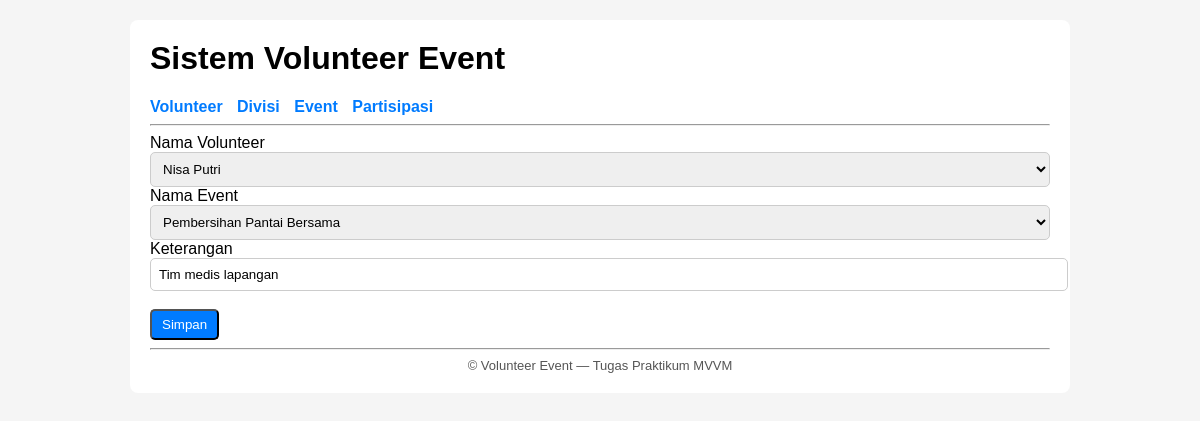
/index.php?entity=partisipasi&action=edit&id=3, run on the app's committed database.
### tables this page shows
CREATE TABLE `partisipasi` (
  `id_partisipasi` int(11) NOT NULL,
  `id_volunteer` int(11) DEFAULT NULL,
  `id_event` int(11) DEFAULT NULL,
  `keterangan` varchar(255) DEFAULT NULL
);

CREATE TABLE `volunteer` (
  `id_volunteer` int(11) NOT NULL,
  `nama` varchar(150) NOT NULL,
  `telepon` varchar(30) DEFAULT NULL,
  `id_divisi` int(11) DEFAULT NULL
);

CREATE TABLE `event` (
  `id_event` int(11) NOT NULL,
  `nama_event` varchar(150) NOT NULL,
  `tanggal_event` date NOT NULL,
  `lokasi` varchar(200) DEFAULT NULL
);

### config/Database.php (called while the page is built, shortened)
<?php
class Database
{
    private $host = "localhost";
    private $database = "volunteer_db";
    private $username = "root";
    private $password = "";
    public function getConnection()
    {
        $this->conn = null;
        try {
            $this->conn = new PDO(
                "mysql:host=" . $this->host . ";dbname=" . $this->database,
                $this->username,
                $this->password
            );
            $this->conn->setAttribute(PDO::ATTR_ERRMODE, PDO::ERRMODE_EXCEPTION);
        } catch (PDOException $exception) {
            echo "Connection error: " . $exception->getMessage();
        }
        return $this->conn;
    }
}

### viewmodels/PartisipasiViewModel.php (called while the page is built, shortened)
<?php
require_once 'models/Partisipasi.php';
require_once 'models/Volunteer.php';
require_once 'models/Event.php';
class PartisipasiViewModel
{
    private $model;
    private $volModel;
    private $evtModel;
    public function __construct()
    {
        $this->model = new Partisipasi();
        $this->volModel = new Volunteer();
        $this->evtModel = new Event();
    }
    public function get($id){ return $this->model->getById($id); }
    public function getVolunteers(){ return $this->volModel->getAll(); }
    public function getEvents(){ return $this->evtModel->getAll(); }
}

### models/Partisipasi.php (called while the page is built, shortened)
<?php
require_once "config/Database.php";
class Partisipasi
{
    private $conn;
    private $table="partisipasi";
    public function __construct()
    {
        $this->conn=(new Database())->getConnection();
    }
    public function getById($id)
    {
        $stmt=$this->conn->prepare("SELECT * FROM $this->table WHERE id_partisipasi=:id");
        $stmt->bindParam(':id',$id);
        $stmt->execute();
        return $stmt->fetch(PDO::FETCH_ASSOC);
    }
}

### models/Volunteer.php (called while the page is built, shortened)
<?php
require_once "config/Database.php";
class Volunteer
{
    private $conn;
    private $table = "volunteer";
    public function __construct()
    {
        $this->conn = (new Database())->getConnection();
    }
    public function getAll()
    {
        $stmt = $this->conn->prepare(
            "SELECT v.*, d.nama_divisi
             FROM $this->table v
             LEFT JOIN divisi d ON v.id_divisi=d.id_divisi
             ORDER BY v.nama"
        );
        $stmt->execute();
        return $stmt->fetchAll(PDO::FETCH_ASSOC);
    }
}

### models/Event.php (called while the page is built, shortened)
<?php
require_once "config/Database.php";
class Event
{
    private $conn;
    private $table = "event";
    public function __construct()
    {
        $this->conn = (new Database())->getConnection();
    }
    public function getAll()
    {
        $stmt=$this->conn->prepare("SELECT * FROM $this->table ORDER BY tanggal_event DESC");
        $stmt->execute();
        return $stmt->fetchAll(PDO::FETCH_ASSOC);
    }
}

### views/template/partisipasi_form.php (the view)
<?php include "header.php"; ?>
<form method="POST" action="index.php?entity=partisipasi&action=<?= isset($partisipasi)?'update&id='.$partisipasi['id_partisipasi']:'save'; ?>">
<label>Nama Volunteer</label>
<select name="id_volunteer">
<?php foreach($volunteerList as $v): ?>
<option value="<?= $v['id_volunteer']; ?>" <?= isset($partisipasi)&&$partisipasi['id_volunteer']==$v['id_volunteer']?'selected':''; ?>>
<?= $v['nama']; ?>
</option>
<?php endforeach; ?>
</select>
<label>Nama Event</label>
<select name="id_event">
<?php foreach($eventList as $e): ?>
<option value="<?= $e['id_event']; ?>" <?= isset($partisipasi)&&$partisipasi['id_event']==$e['id_event']?'selected':''; ?>>
<?= $e['nama_event']; ?>
</option>
<?php endforeach; ?>
</select>
<label>Keterangan</label>
<input type="text" name="keterangan" value="<?= isset($partisipasi)?$partisipasi['keterangan']:''; ?>">
<br><br>
<button class="btn">Simpan</button>
</form>
<?php include "footer.php"; ?>

### views/template/header.php (style rules this page uses)
body { font-family:Arial,sans-serif;background:#f5f5f5;margin:0;padding:0 }
.btn { padding:6px 10px;background:#007bff;color:#fff;border-radius:5px;text-decoration:none }
input,select { padding:8px;width:100%;border:1px solid #ccc;border-radius:5px }

### data on the page
partisipasi: id_volunteer "Nisa Putri", id_event "Pembersihan Pantai Bersama", keterangan "Tim medis lapangan"
